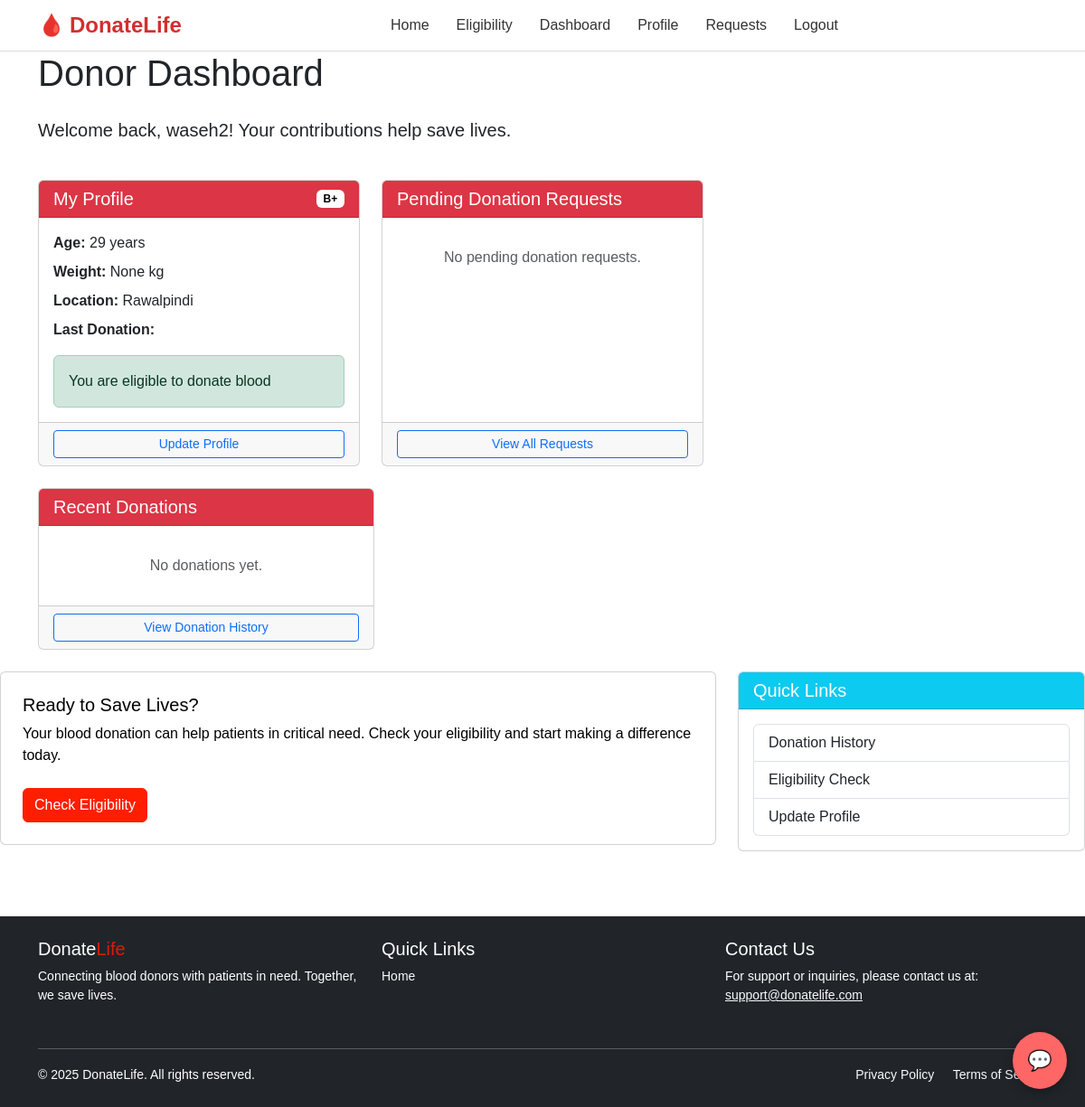
/accounts/dashboard/donor/ (signed in), run on an earlier commit of the app's database.
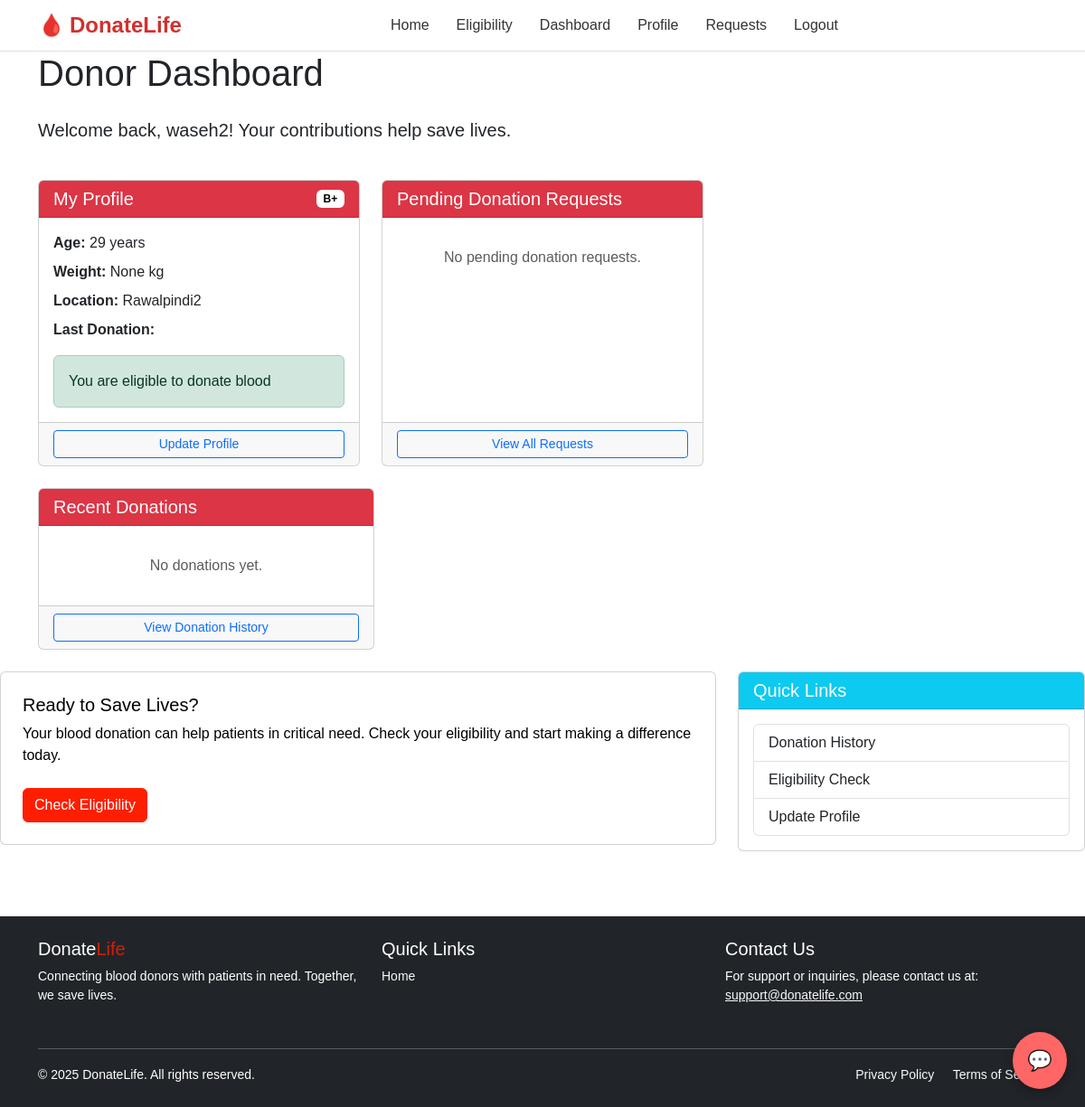
And on a later commit of the database.
### accounts/models.py (models this page shows, shortened)
class User(AbstractUser):
    ROLE_CHOICES = (
        ('donor', 'Blood Donor'),
        ('patient', 'Patient'),
        ('admin', 'Admin'),
    )
    role = models.CharField(max_length=10, choices=ROLE_CHOICES)
    age = models.IntegerField(null=True, blank=True)
    weight = models.FloatField(null=True, blank=True)
    blood_group = models.CharField(max_length=5, choices=[
        ('A+', 'A+'), ('A-', 'A-'),
        ('B+', 'B+'), ('B-', 'B-'),
        ('O+', 'O+'), ('O-', 'O-'),
        ('AB+', 'AB+'), ('AB-', 'AB-'),
    ], null=True, blank=True)
    city = models.CharField(max_length=100, null=True, blank=True)
    last_donation_date = models.DateField(null=True, blank=True)
    medical_condition = models.TextField(null=True, blank=True)

### accounts/views.py (the view)
# urls.py: path('dashboard/donor/', views.donor_dashboard, name='donor_dashboard'),
@login_required
def donor_dashboard(request):
    user = request.user
    if request.method == 'POST':
        form = DonorProfileForm(request.POST, instance=user)
        if form.is_valid():
            form.save()
            return redirect('donor_profile')  # Redirect to the same page or a success page
    else:
        form = DonorProfileForm(instance=user)
    profile_complete = all([
        user.age is not None,
        user.weight is not None,
        bool(user.blood_group),
        bool(user.city),
        user.last_donation_date is not None,
    ])
    pending_requests = BloodRequest.objects.filter(receiver=request.user, status='pending').order_by('-created_at')
    approved_requests = BloodRequest.objects.filter(receiver=request.user, status='approved').order_by('-created_at')
    context = {
        'form': form,
        'profile_complete': profile_complete,
        'username': user.username,
        'email': user.email,
        'age': user.age,
        'weight': user.weight,
        'blood_group': user.blood_group,
        'city': user.city,
        'last_donation_date': user.last_donation_date,
        'pending_requests': pending_requests,
        'approved_requests': approved_requests
    }
    return render(request, 'accounts/donor_dashboard.html', context)

### accounts/templates/accounts/donor_dashboard.html (shortened to what the changed rows need)
{% extends 'base.html' %}
{% load static %}
{% block content %}
<div class="container">
    <div class="row mb-4">
        <div class="col-12">
            <h1 class="mb-4">Donor Dashboard</h1>
            <p class="lead">Welcome back, {{ user.username }}! Your contributions help save lives.</p>
        </div>
    </div>
    <div class="row">
        <div class="col-md-4 mb-4">
            <div class="card h-100">
                <div class="card-header text-white bg-danger d-flex justify-content-between align-items-center">
                    <h5 class="mb-0">My Profile</h5>
                    {% if user.blood_group %}
                    <span class="badge bg-white text-black">{{ user.blood_group }}</span>
                    {% endif %}
                </div>
                <div class="card-body">
                    {% if user.blood_group %}
                    <ul class="list-unstyled">
                        <li class="mb-2"><strong>Age:</strong> {{ user.age }} years</li>
                        <li class="mb-2"><strong>Weight:</strong> {{ user.weight }} kg</li>
                        <li class="mb-2"><strong>Location:</strong> {{ user.city }}</li>
                        <li class="mb-2">
                            <strong>Last Donation:</strong>
                        </li>
                    </ul>
                    <div class="alert alert-success mb-0">
                         You are eligible to donate blood
                    </div>
                    {% else %}
                    <div class="alert alert-warning mb-0">
                        <i class="fas fa-exclamation-circle"></i> Please complete your profile to see donation
                        eligibility
                    </div>
                    {% endif %}
                </div>
            </div>
        </div>
        </div>
    </div>
{% endblock %}

What changed in the data, as far as the page shows it:
changed User "waseh2": city "Rawalpindi" → "Rawalpindi2"
